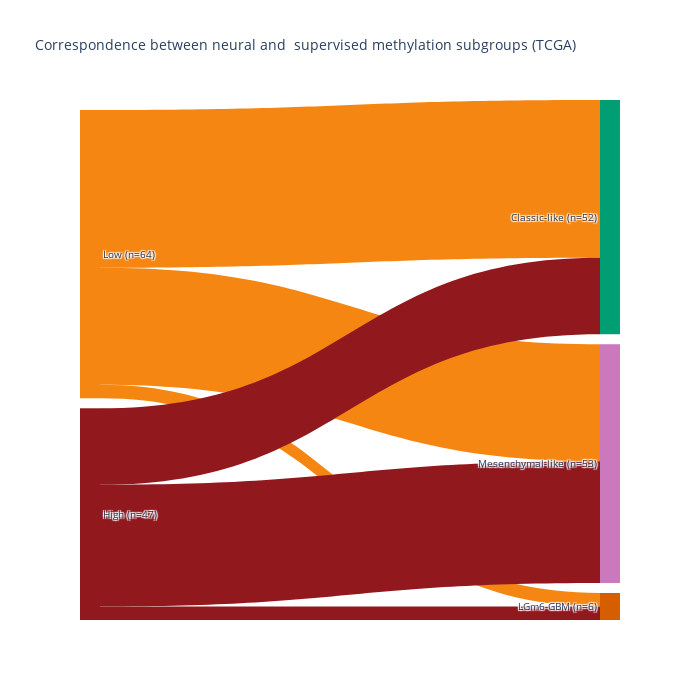

Source (notebook cell):
### Code cell
layout = dict(
        title = "Correspondence between neural and \nsupervised methylation subgroups (TCGA)",
    height = 700,
    width=700,
    font = dict(
      size = 10),)

fig = dict(data=[data_trace], layout=layout, arrangement='snap',)
fig = go.Figure(fig, )
iplot(fig, validate=False)

### Figure 1 — Plotly figure (JSON) as saved in the notebook; plotly's stock layout.template omitted (floating-point values rounded to 4 significant figures)
{"data": [{"domain": {"x": [0, 1], "y": [0, 1]}, "link": {"color": ["#f68612", "#f68612", "#f68612", "#91191e", "#91191e", "#91191e"], "source": [0, 0, 0, 1, 1, 1], "target": [2, 3, 4, 2, 3, 4], "value": [35, 3, 26, 17, 3, 27]}, "node": {"color": ["#f68612", "#91191e", "#029e73", "#d55e00", "#cc78bc"], "label": ["Low (n=64)", "High (n=47)", "Classic-like (n=52)", "LGm6-GBM (n=6)", "Mesenchymal-like (n=53)"], "line": {"color": "black", "width": 0}, "pad": 10}, "orientation": "h", "type": "sankey", "valueformat": ".0f"}], "layout": {"font": {"size": 10}, "height": 700, "title": {"text": "Correspondence between neural and \nsupervised methylation subgroups (TCGA)"}, "width": 700}}
